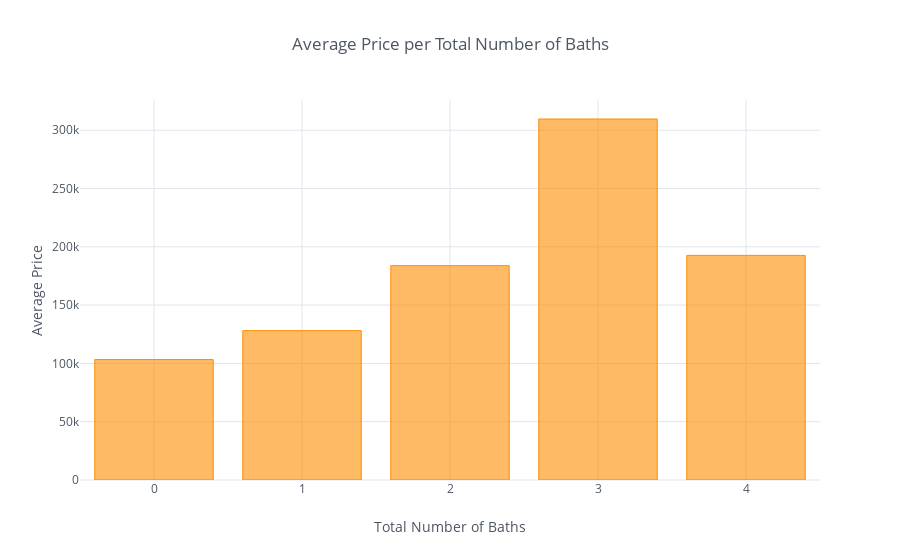

Notebook source saved alongside this figure:
### Code cell
garage.iplot(kind='bar', mode='markers', x='GarageCars', y='SalePrice', 
              xTitle='Total Number of Baths', yTitle='Average Price', 
              title='Average Price per Total Number of Baths', color='darkorange')

### Figure 1 — Plotly figure (JSON) as saved in the notebook; plotly's stock layout.template omitted (floating-point values rounded to 4 significant figures)
{"data": [{"marker": {"color": "rgba(255, 140, 0, 0.6)", "line": {"color": "rgba(255, 140, 0, 1.0)", "width": 1}}, "name": "SalePrice", "orientation": "v", "text": "", "type": "bar", "uid": "39e7c50b-e776-43a3-86dd-425734459fc7", "x": [4, 3, 2, 1, 0], "y": [192700.0, 309600.0, 183900.0, 128100.0, 103300.0]}], "layout": {"legend": {"bgcolor": "#FFFFFF", "font": {"color": "#4D5663"}}, "paper_bgcolor": "#FFFFFF", "plot_bgcolor": "#FFFFFF", "title": {"font": {"color": "#4D5663"}, "text": "Average Price per Total Number of Baths"}, "xaxis": {"gridcolor": "#E1E5ED", "showgrid": true, "tickfont": {"color": "#4D5663"}, "title": {"font": {"color": "#4D5663"}, "text": "Total Number of Baths"}, "zerolinecolor": "#E1E5ED"}, "yaxis": {"gridcolor": "#E1E5ED", "showgrid": true, "tickfont": {"color": "#4D5663"}, "title": {"font": {"color": "#4D5663"}, "text": "Average Price"}, "zerolinecolor": "#E1E5ED"}}}
